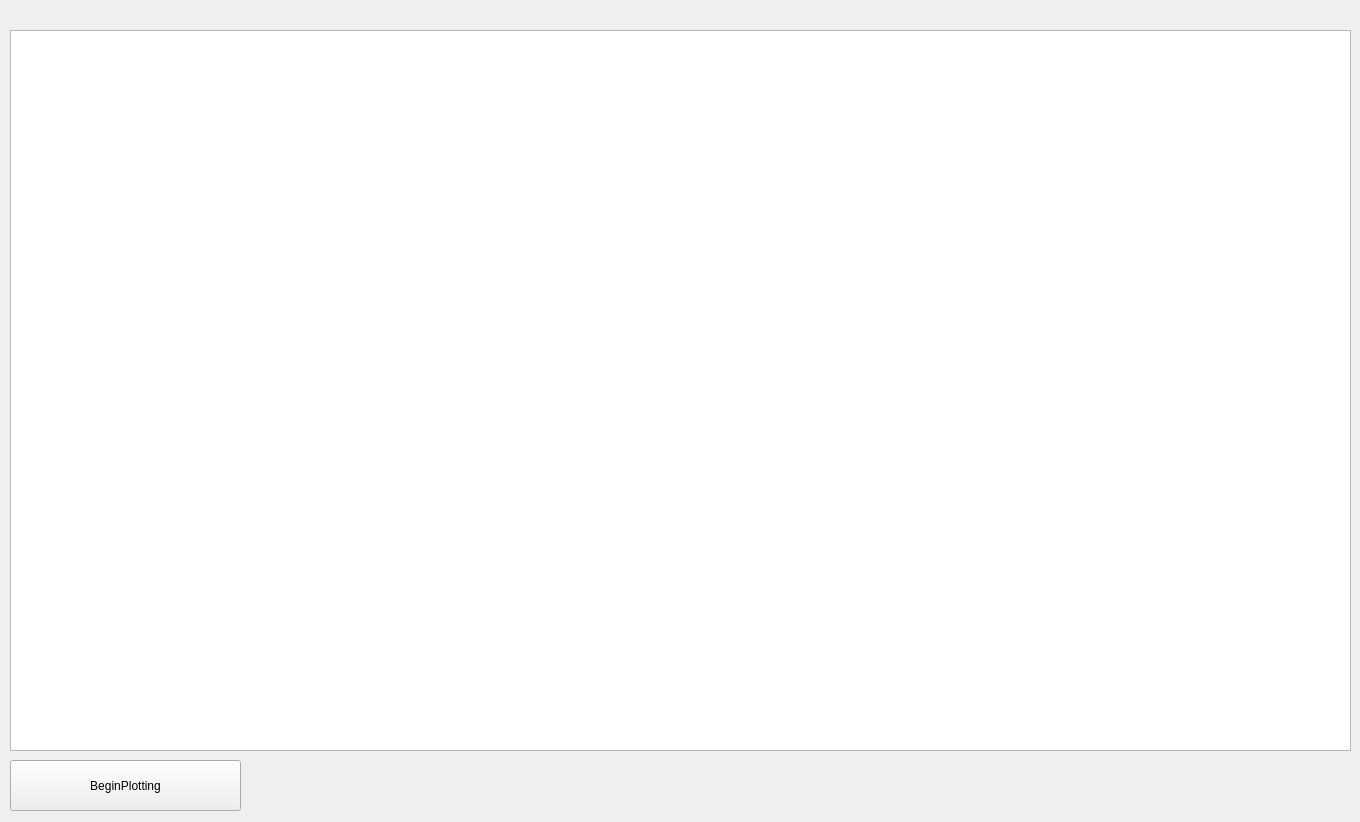
<?xml version="1.0" encoding="UTF-8"?>
<ui version="4.0">
 <class>Form</class>
 <widget class="QWidget" name="Form">
  <property name="geometry">
   <rect>
    <x>0</x>
    <y>0</y>
    <width>1360</width>
    <height>822</height>
   </rect>
  </property>
  <property name="windowTitle">
   <string>Form</string>
  </property>
  <widget class="QGraphicsView" name="graphicsView">
   <property name="geometry">
    <rect>
     <x>10</x>
     <y>30</y>
     <width>1341</width>
     <height>721</height>
    </rect>
   </property>
  </widget>
  <widget class="QPushButton" name="pushButton">
   <property name="geometry">
    <rect>
     <x>10</x>
     <y>760</y>
     <width>231</width>
     <height>51</height>
    </rect>
   </property>
   <property name="text">
    <string>BeginPlotting</string>
   </property>
  </widget>
 </widget>
 <resources/>
 <connections/>
</ui>
